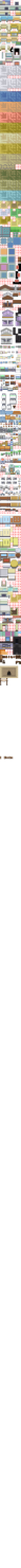
#> input picture game/Graphics/Tilesets/Interior General.png, 256 x 19236 px, found by its file name (shown at 1/13 size)
$ python walls.py
#> lines starting #> are read from the running program, lines starting #| are printed output that depends on the picture
from PIL import Image
import json
TS='/home/claude/bible-player/game/Graphics/Tilesets/Interior General.png'
SRC=[1399,1407,1335,1342,1343,1351,1389,1397,1405,1406,1413,1414,1415,1422,1423,1430,1431,1438,1439]+[t for t in range(2341,2392)]
RAMP={'tan':[(84,70,52),(140,123,98),(180,160,130),(208,189,155),(230,214,180)],
      'grey':[(48,47,45),(94,92,88),(126,124,119),(154,152,147),(184,182,177)]}
START={'tan':263,'grey':273}   # first empty tileset row for each color
def lum(c): return 0.299*c[0]+0.587*c[1]+0.114*c[2]
def ramp(r,t):
  t=max(0,min(1,t)); p=t*(len(r)-1); i=min(int(p),len(r)-2); f=p-i
  return tuple(round(r[i][k]+(r[i+1][k]-r[i][k])*f) for k in range(3))
def build():
  ts=Image.open(TS).convert('RGBA')
#> ts is the input picture: PIL image 256x19236 RGBA; mean R, G, B, A 60.7, 57.5, 51.7, 90.1
  def tile(t): k=t-384; return ts.crop(((k%8)*32,(k//8)*32,(k%8)*32+32,(k//8)*32+32))
#> called with t = 1399
  used=[t for t in SRC if tile(t).getextrema()[3][1]>0]
#> in tile (call 26), `k = t - 384`: k = 1963
#> in tile (call 26), `return ts.crop((k % 8 * 32, k // 8 * 32, k % 8 * 32 + 32, k // 8 * 32 `:
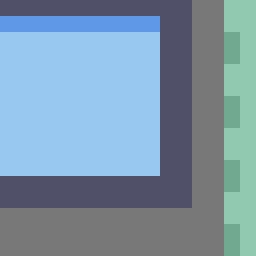
#> returned value: PIL image 32x32 RGBA (shown 8 times larger); mean R, G, B, A 123.6, 149.6, 169.1, 255
#> in tile (call 35), `k = t - 384`: k = 1972
#> in tile (call 35), `return ts.crop((k % 8 * 32, k // 8 * 32, k % 8 * 32 + 32, k // 8 * 32 `:
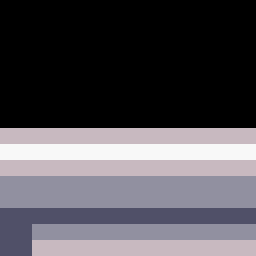
#> returned value: PIL image 32x32 RGBA (shown 8 times larger); mean R, G, B, A 83.6, 80.7, 86.9, 255
#> in tile (call 36), `k = t - 384`: k = 1973
#> in tile (call 36), `return ts.crop((k % 8 * 32, k // 8 * 32, k % 8 * 32 + 32, k // 8 * 32 `:
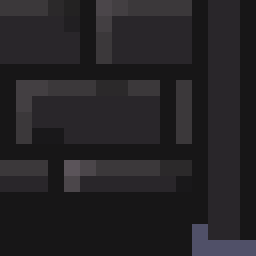
#> returned value: PIL image 32x32 RGBA (shown 8 times larger); mean R, G, B, A 36.5, 34.4, 37.1, 255
#> in tile (call 37), `k = t - 384`: k = 1974
#> in tile (call 37), `return ts.crop((k % 8 * 32, k // 8 * 32, k % 8 * 32 + 32, k // 8 * 32 `:
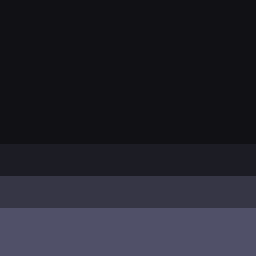
#> returned value: PIL image 32x32 RGBA (shown 8 times larger); mean R, G, B, A 34.8, 34.8, 44.4, 255
#> in tile (call 38), `k = t - 384`: k = 1975
#> in tile (call 38), `return ts.crop((k % 8 * 32, k // 8 * 32, k % 8 * 32 + 32, k // 8 * 32 `:
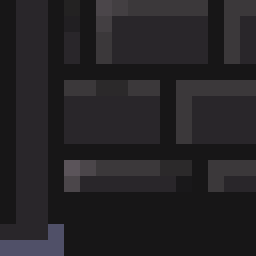
#> returned value: PIL image 32x32 RGBA (shown 8 times larger); mean R, G, B, A 36.7, 34.6, 37.4, 255
#> in tile (call 39), `k = t - 384`: k = 1976
#> in tile (call 39), `return ts.crop((k % 8 * 32, k // 8 * 32, k % 8 * 32 + 32, k // 8 * 32 `:
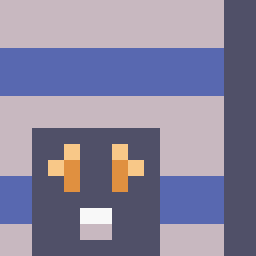
#> returned value: PIL image 32x32 RGBA (shown 8 times larger); mean R, G, B, A 135.9, 131.2, 156.9, 255
#> in tile (call 40), `k = t - 384`: k = 1977
#> in tile (call 40), `return ts.crop((k % 8 * 32, k // 8 * 32, k % 8 * 32 + 32, k // 8 * 32 `:
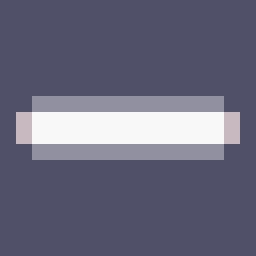
#> returned value: PIL image 32x32 RGBA (shown 8 times larger); mean R, G, B, A 103.6, 103.4, 124.1, 255
#> used = 70 values, max 2391 at index 69, min 1335 at index 2, mean 2103.8
  # brightness range of the dark tiles (ignore pure black edges)
#> (the run stopped early here; a loop or call above may not have finished)
